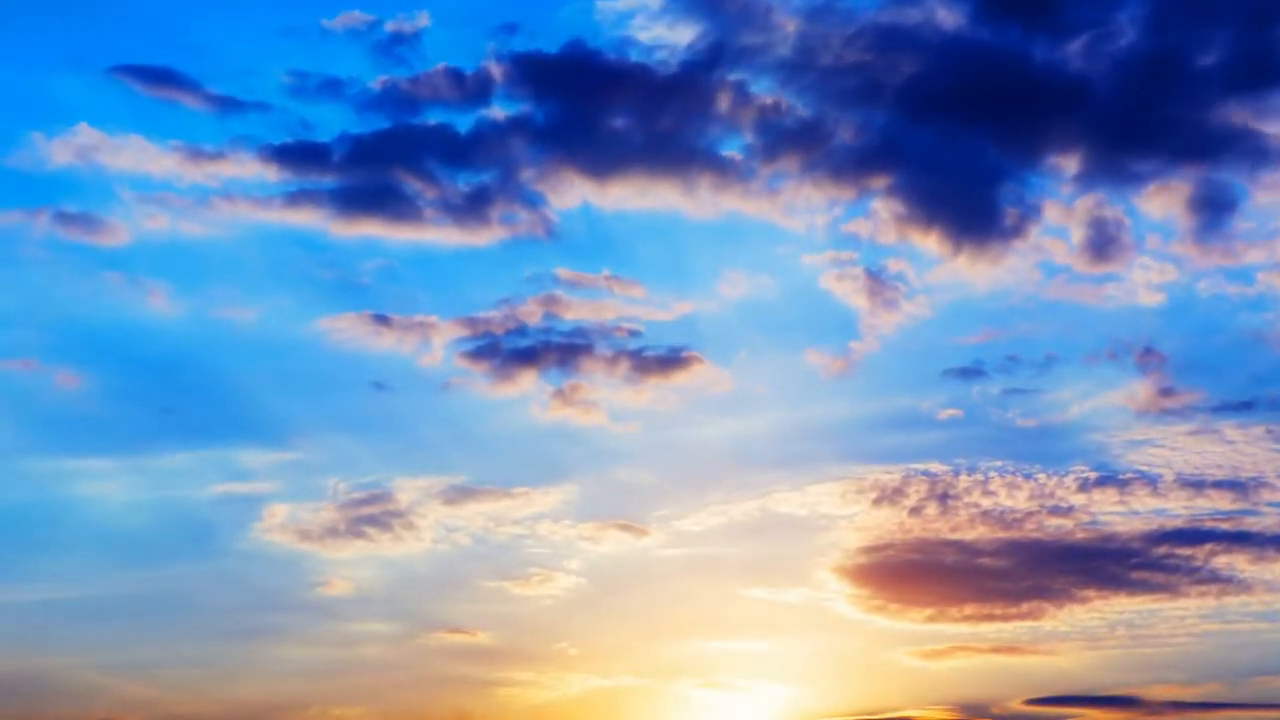
#> input picture frame 30 of 210962004_Week6/Resources/sample.mp4, 1280 x 720 px
$ python colorsegmentation.py
#> lines starting #> are read from the running program, lines starting #| are printed output that depends on the picture; after the words box and inside, x2 and y2 are one past the last pixel; in counts of white or black regions, pixels touching at a corner belong together
import cv2
import numpy as np

cap = cv2.VideoCapture('Resources\\sample.mp4')

while cap.isOpened():
    ret, frame = cap.read()
#> frame is the input picture: shape (720, 1280, 3); mean B, G, R 188.6, 147.2, 118.7

    if ret is False:
        break

    hsv = cv2.cvtColor(frame, cv2.COLOR_BGR2HSV)
#> hsv: shape (720, 1280, 3); mean H, S, V 91.8, 127.5, 202.5

    lower_blue = np.array([60, 35, 140])
    upper_blue = np.array([180, 255, 255])

    mask = cv2.inRange(hsv, lower_blue, upper_blue)
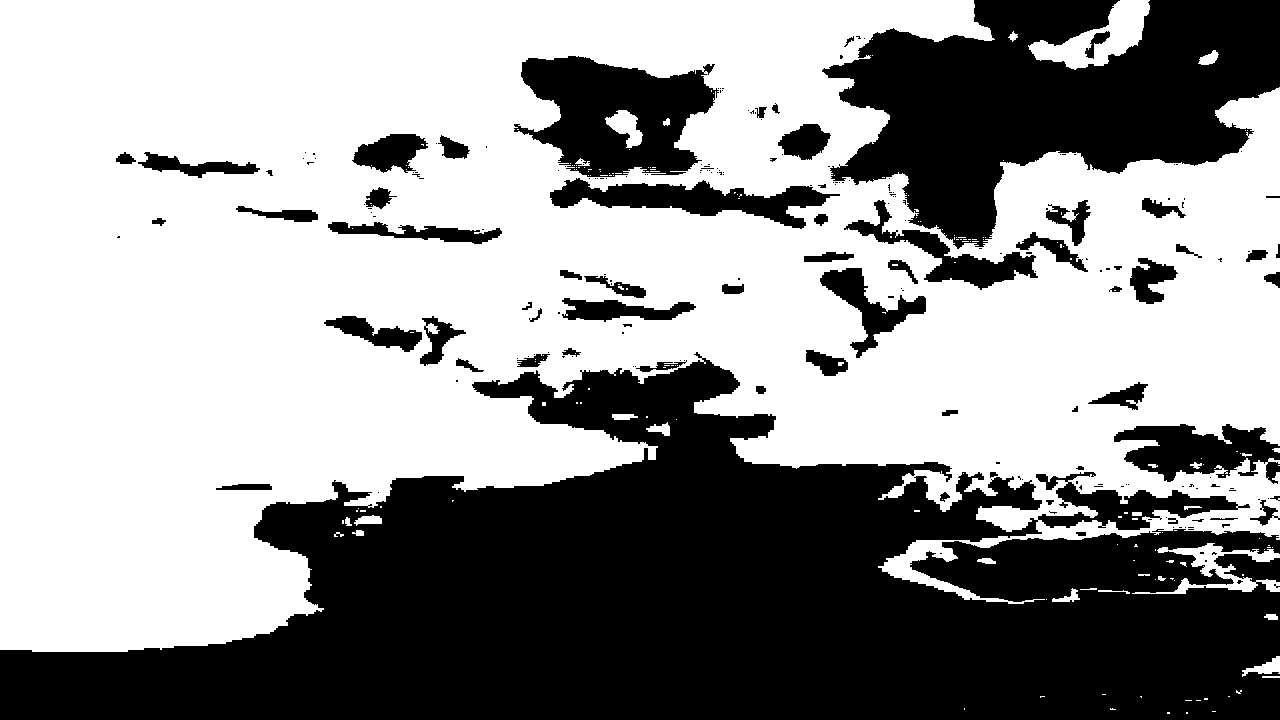
#> mask: shape (720, 1280); 58.8% white; 215 black regions (151 under 20 px), largest, box (x1, y1, x2, y2) and area: (0, 352, 1280, 720) 260168, (822, 0, 1280, 249) 64131, (514, 56, 719, 177) 15400

    result = cv2.bitwise_and(frame, frame, mask=mask)
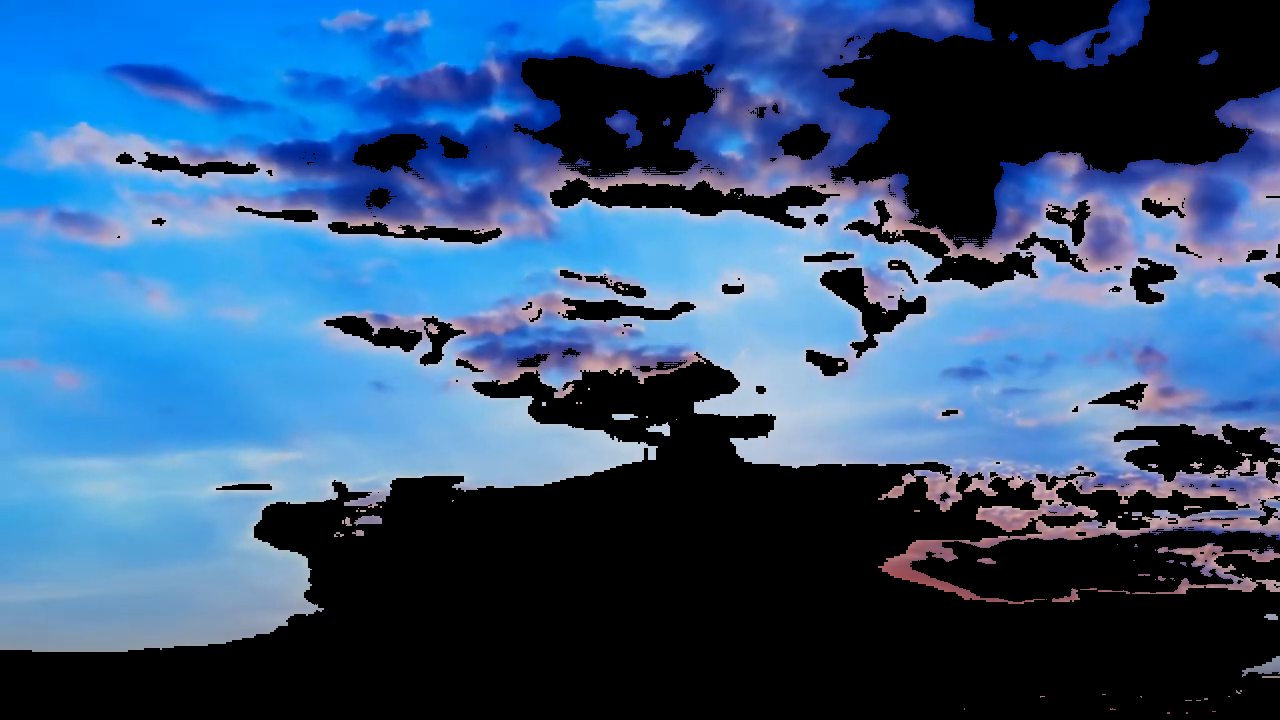
#> result: shape (720, 1280, 3); mean B, G, R 124.9, 86.3, 52.3

    cv2.imshow('frame', frame)
    cv2.imshow('mask', mask)
    cv2.imshow('result', result)

    if cv2.waitKey(30) & 0xFF == ord('q'):
#> (key q is pressed here)
        break

cv2.destroyAllWindows()
cap.release()

$ run again, starting later in the video
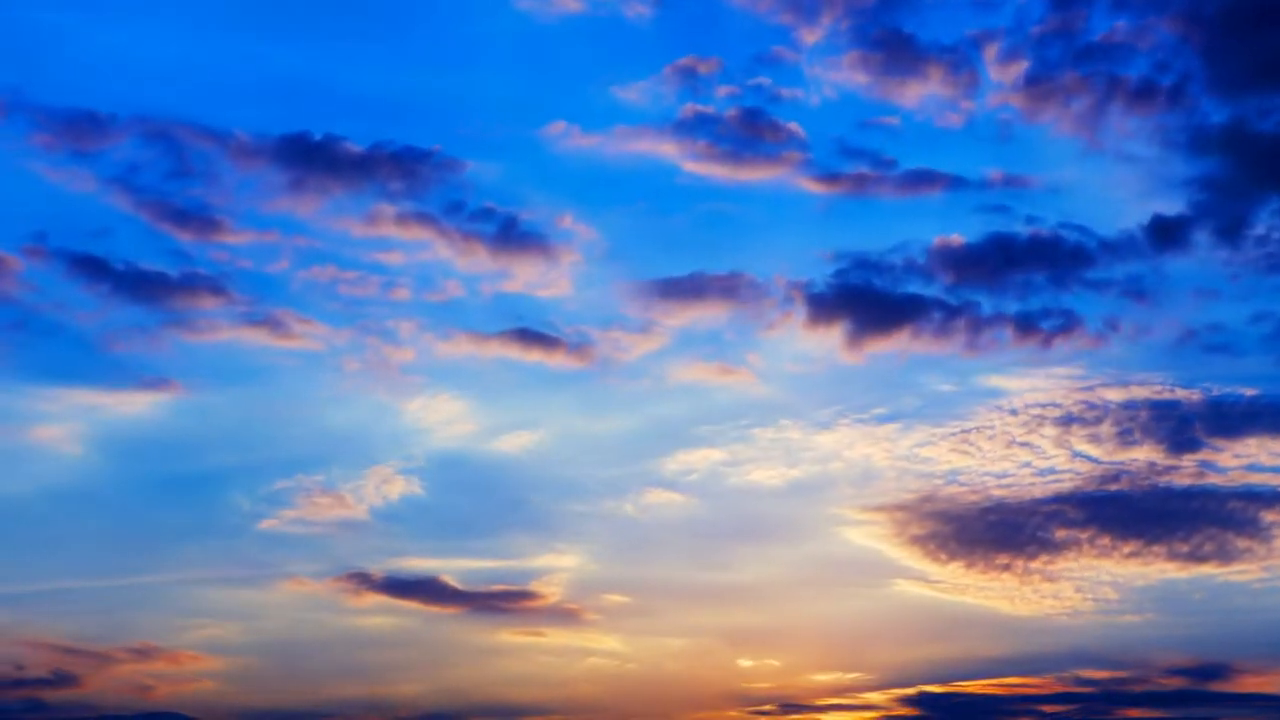
#> input picture frame 135 of 210962004_Week6/Resources/sample.mp4, 1280 x 720 px
#> frame is the input picture: shape (720, 1280, 3); mean B, G, R 184.4, 124.4, 92.7
#> hsv: shape (720, 1280, 3); mean H, S, V 98.5, 146.9, 195.2
#> `mask = cv2.inRange(hsv, lower_blue, upper_blue)`:
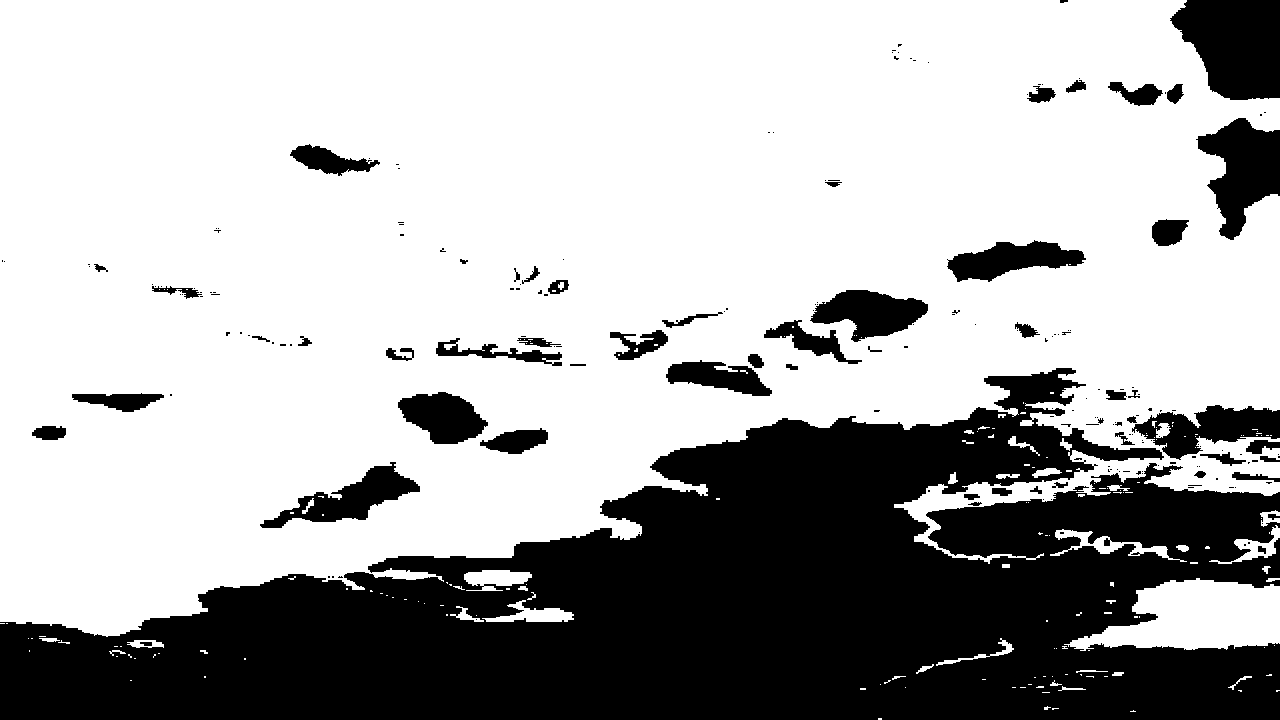
#> mask: shape (720, 1280); 68.1% white; 204 black regions (147 under 20 px), largest, box (x1, y1, x2, y2) and area: (0, 368, 1280, 720) 246207, (1170, 0, 1280, 100) 8479, (1196, 118, 1280, 240) 5765
#> `result = cv2.bitwise_and(frame, frame, mask=mask)`:
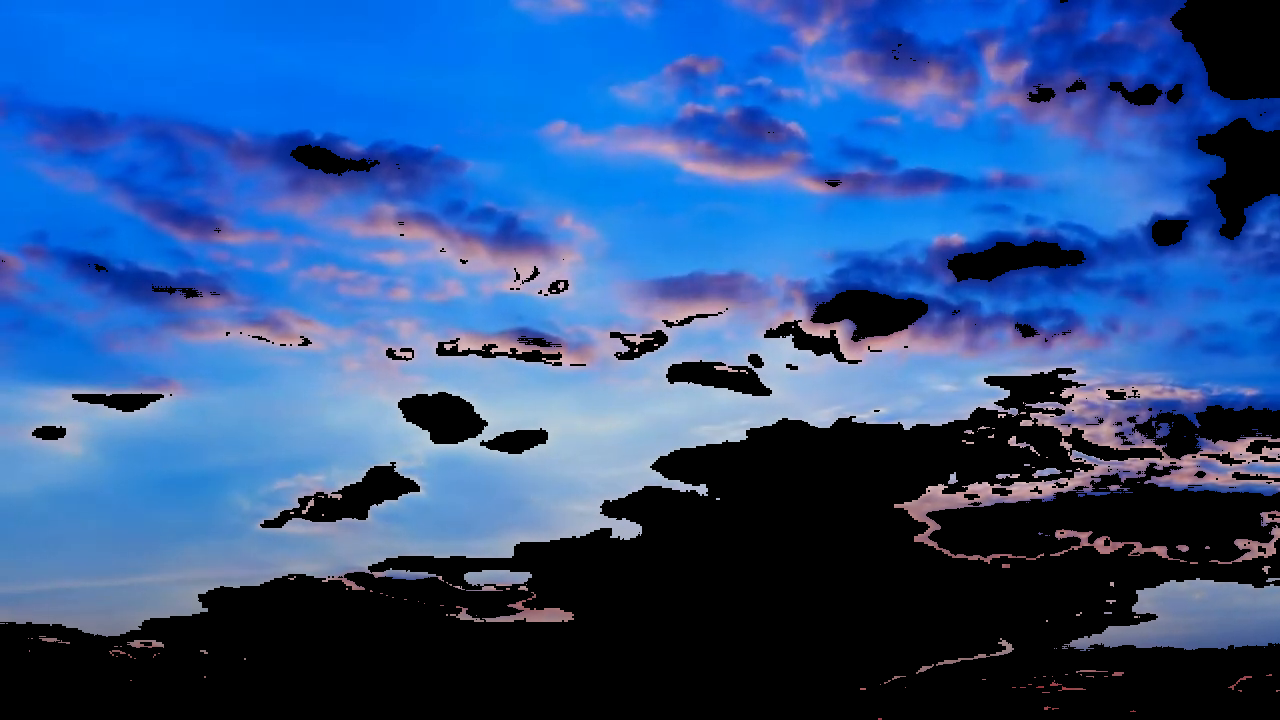
#> result: shape (720, 1280, 3); mean B, G, R 141.3, 83.7, 45.3

$ run again, starting later in the video
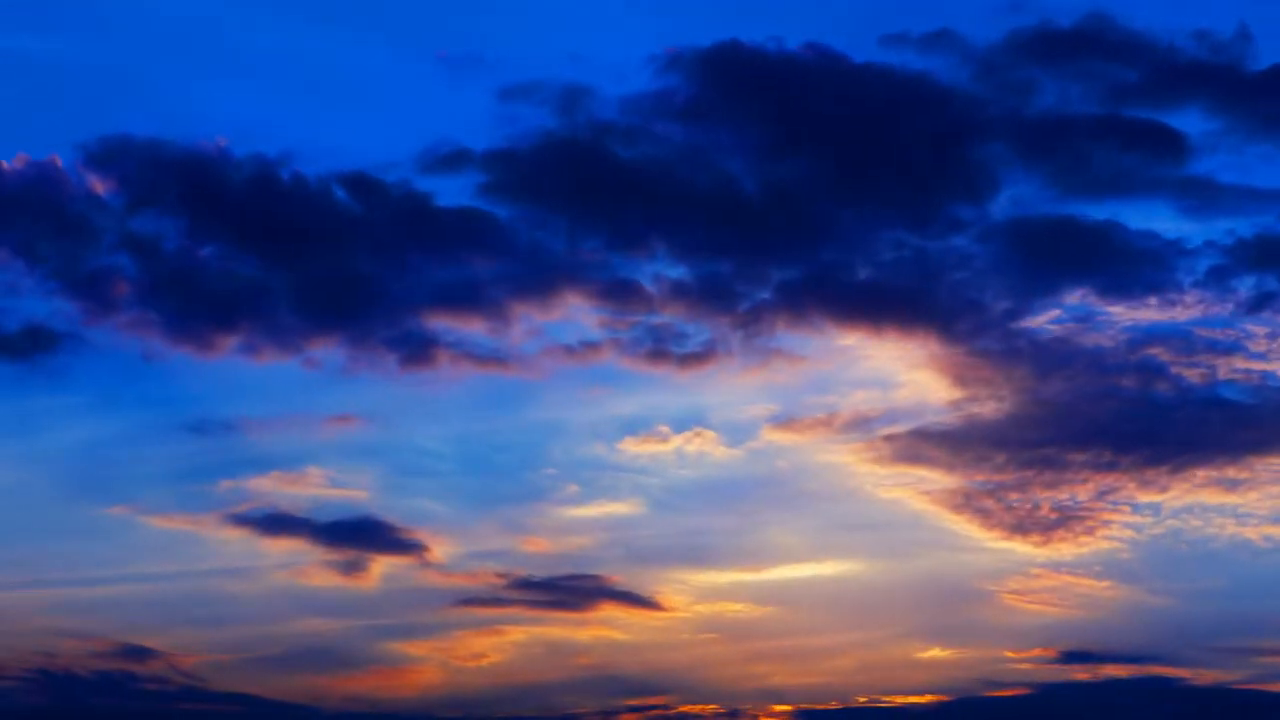
#> input picture frame 241 of 210962004_Week6/Resources/sample.mp4, 1280 x 720 px
#> frame is the input picture: shape (720, 1280, 3); mean B, G, R 138.6, 76.9, 62
#> hsv: shape (720, 1280, 3); mean H, S, V 108.2, 176.2, 148.8
#> `mask = cv2.inRange(hsv, lower_blue, upper_blue)`:
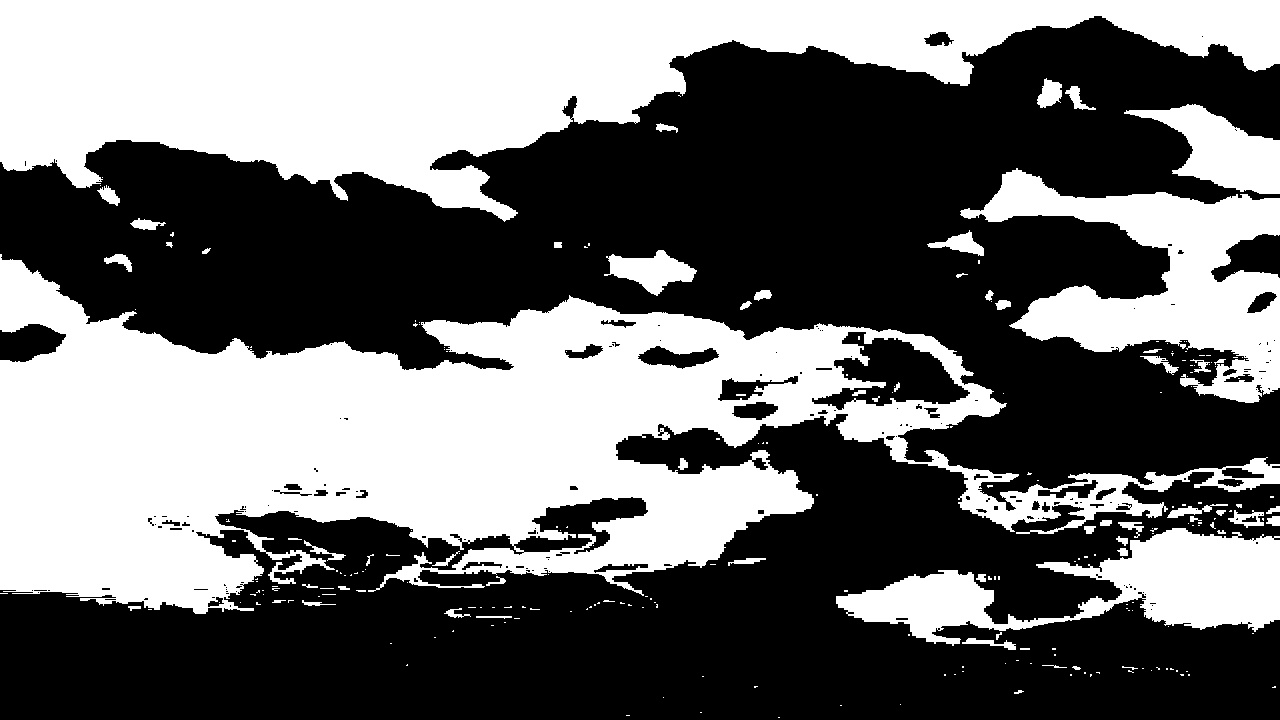
#> mask: shape (720, 1280); 43.2% white; 247 white regions (183 under 20 px), largest, box (x1, y1, x2, y2) and area: (0, 254, 1280, 614) 193005, (0, 0, 1280, 222) 136593, (960, 168, 1280, 403) 30884
#> `result = cv2.bitwise_and(frame, frame, mask=mask)`:
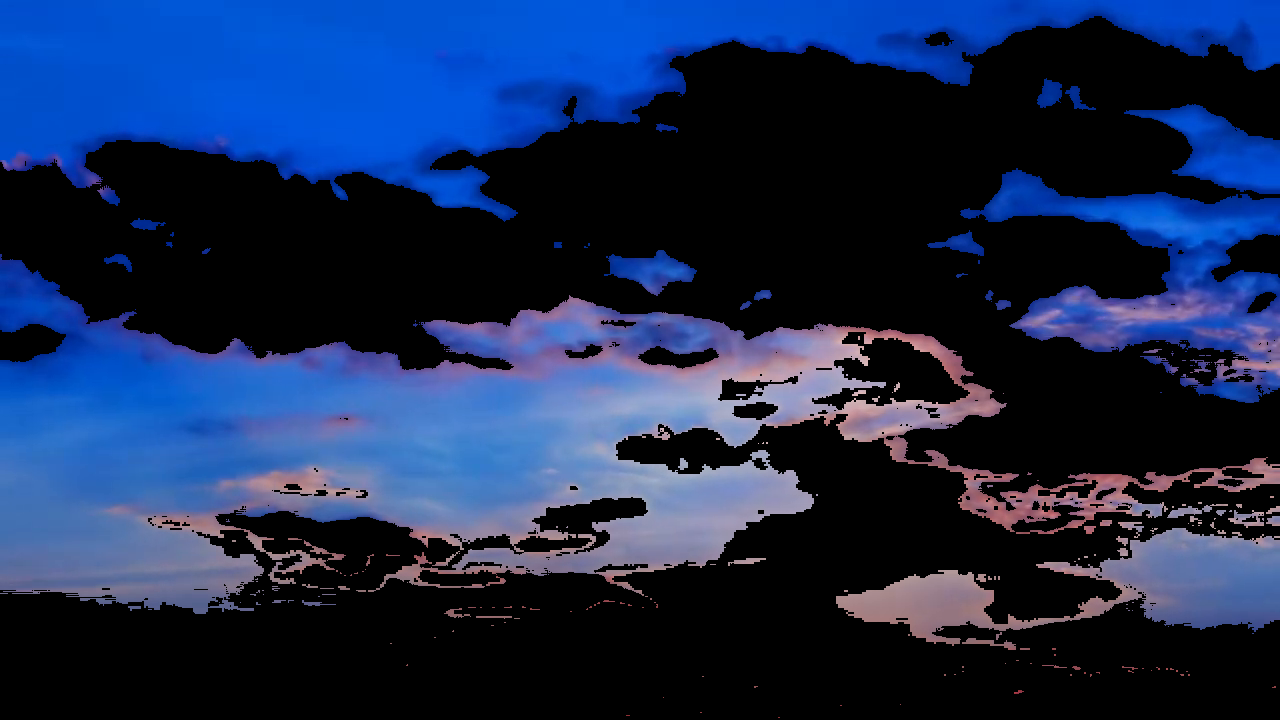
#> result: shape (720, 1280, 3); mean B, G, R 79.7, 42.4, 24.9
